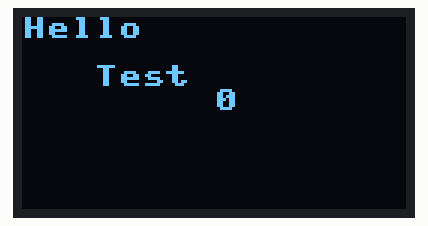
The program below on a simulated ESP8266 board running MicroPython. Shown: 128×64 one-colour display. What the program prints to the serial console is not drawn.

Above: at 0.2 s.
At 4.6 s:
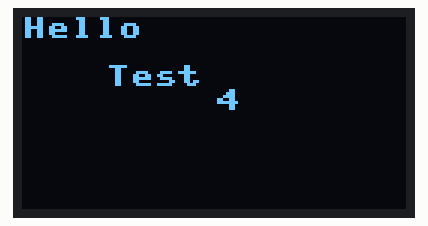
At 9.0 s:
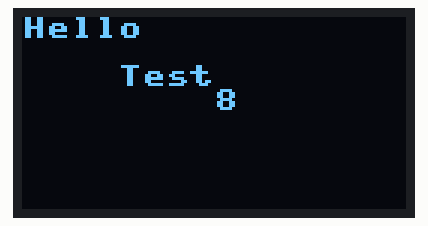
At 18.9 s:
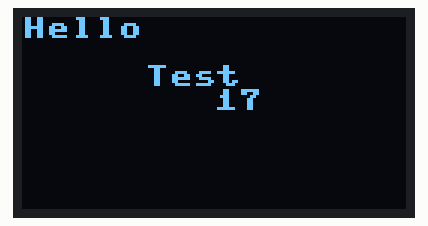
At 28.7 s:
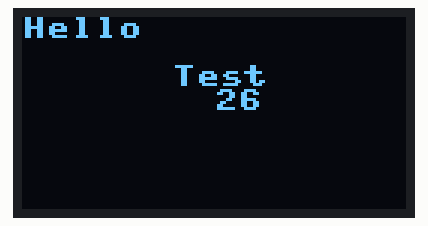
At 38.6 s:
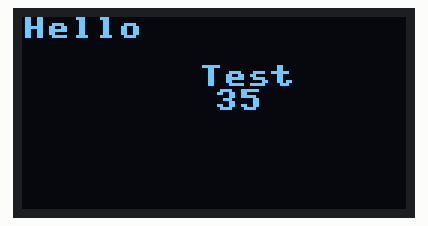

The program:

oled.py
```python
#hardware platform: FireBeetle-ESP8266
from machine import Pin,I2C
import ssd1306
from time import sleep
i2c = I2C(scl=Pin(2), sda=Pin(0), freq=100000)  #Init i2c

lcd=ssd1306.SSD1306_I2C(128,64,i2c)
lcd.fill(0)#create LCD object,Specify col and row

a = 0
while True:
  lcd.fill(0)
  lcd.text("Hello",0,0)                         #set "DFRobot" at (0,0)
  lcd.text("Test",24+a,16)
  lcd.text(str(a),64,24)
  lcd.show()
  a += 1
  print(a)
  sleep(1)
```

Measured:
- what the display in image 0 shows lasts 1.1 s, from 0.2 s to 1.3 s
